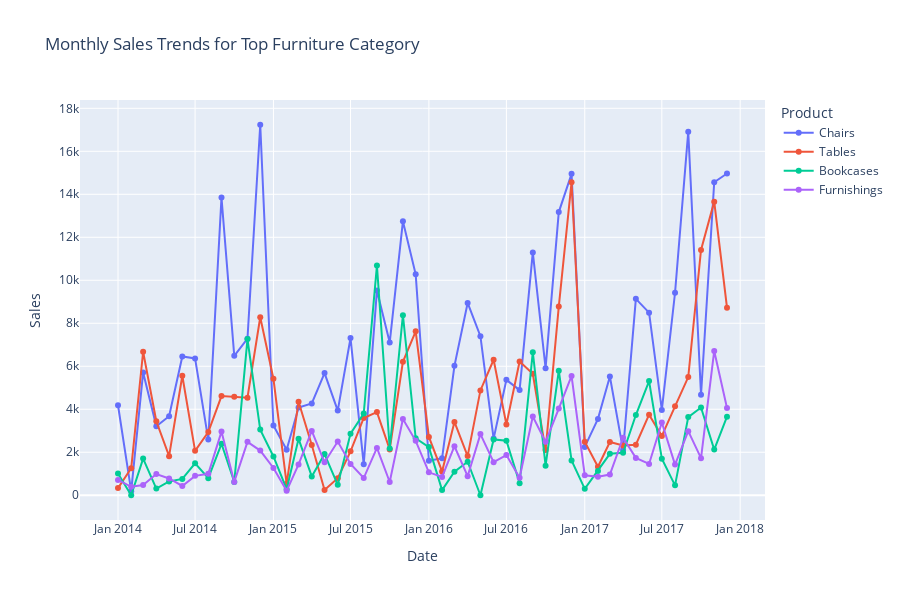

Notebook cell for this chart:
### Markdown cell above
#### Observations:
We can see from above that top product in fruniture is Chairs above 300k and 2nd highest selling fruniture product is tables that is around 200k. Last one is furnishings with less than 100k sales amount.

### Code cell
# Calculate total sales per product per month
monthly_product_sales = data.groupby(['sub-category', 'year', 'month'])['sales'].sum().reset_index()

# Pivot the data to have products as columns and months as rows
monthly_product_sales_pivot = monthly_product_sales.pivot_table(index=['year', 'month'], columns='sub-category', values='sales', fill_value=0)

# Convert the MultiIndex to a single datetime index
monthly_product_sales_pivot.index = [pd.Timestamp(f'{year}-{month:02d}-01') for year, month in monthly_product_sales_pivot.index]

# Identify the top 5 products based on total sales
top_products = monthly_product_sales_pivot.sum(axis=0).sort_values(ascending=False).index[:5]

# Create a Plotly figure
fig = go.Figure()

# Add a line for each top product
for product in top_products:
    fig.add_trace(go.Scatter(
        x=monthly_product_sales_pivot.index,
        y=monthly_product_sales_pivot[product],
        mode='lines+markers',
        name=product
    ))

# Update the layout of the plot
fig.update_layout(
    title='Monthly Sales Trends for Top Furniture Category',
    xaxis_title='Date',
    yaxis_title='Sales',
    legend_title='Product',
    template='plotly',
    xaxis=dict(showgrid=True),
    yaxis=dict(showgrid=True),
    height=600,
    width=900
)

# Show the plot
fig.show()
